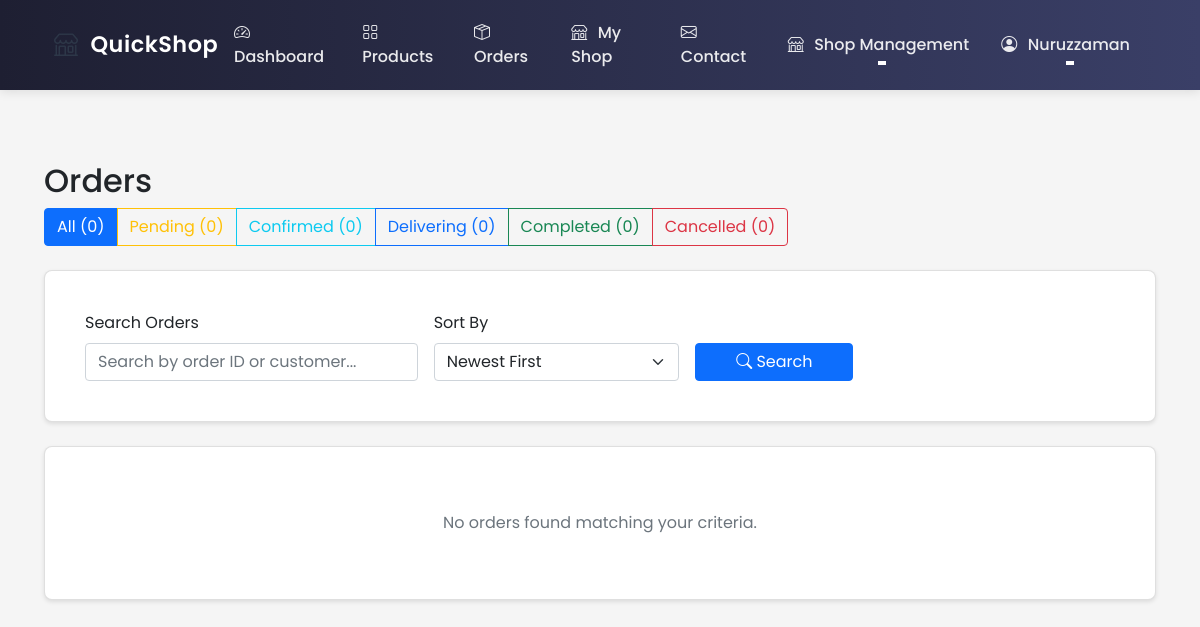
Page /shop/orders (signed in) on the earlier database version.
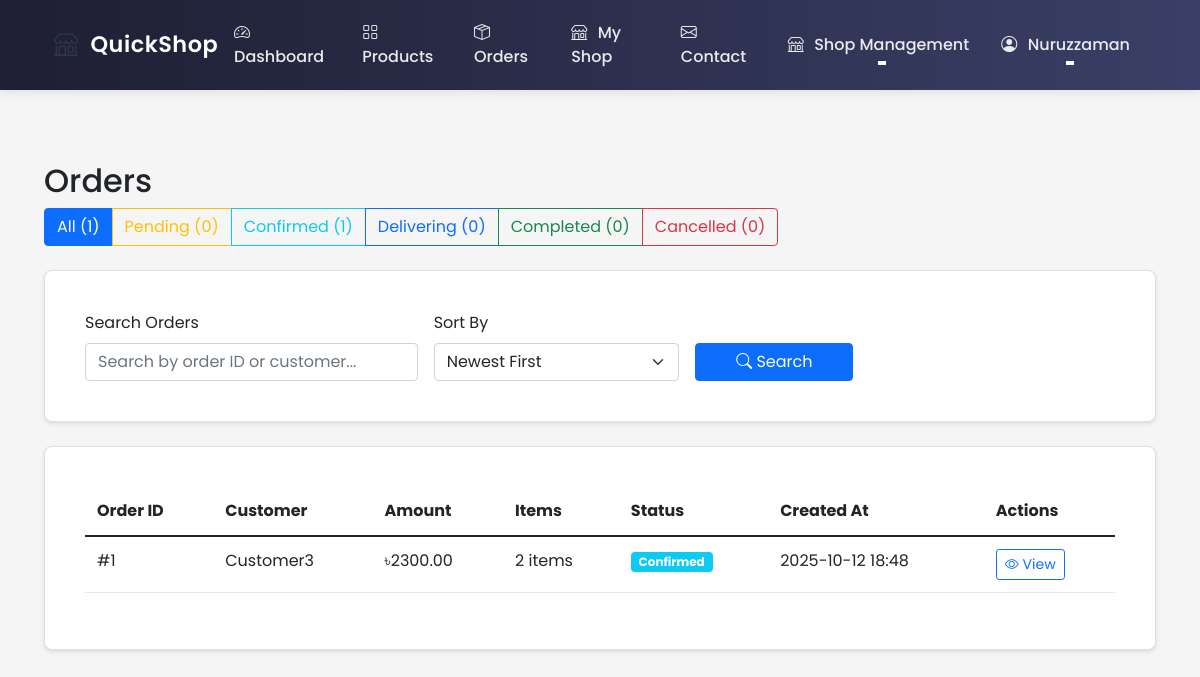
Same page on the later database version.
### ecommerce/models/order.py (models this page shows, shortened)
class Order(db.Model):
    id = db.Column(db.Integer, primary_key=True)
    customer_id = db.Column(db.Integer, db.ForeignKey('user.id'), nullable=False)
    shop_id = db.Column(db.Integer, db.ForeignKey('shop.id'), nullable=False)
    delivery_person_id = db.Column(db.Integer, db.ForeignKey('user.id'))
    status = db.Column(db.String(20), nullable=False, default='pending')
    total_amount = db.Column(db.Float, nullable=False, default=0.0)
    delivery_fee = db.Column(db.Float, nullable=False, default=5.0)  # Default delivery fee
    delivery_address = db.Column(db.String(200), nullable=True)  # Made nullable
    delivery_lat = db.Column(db.Float, nullable=True)  # Made nullable for consistency
    delivery_lng = db.Column(db.Float, nullable=True)  # Made nullable for consistency
    created_at = db.Column(db.DateTime, default=datetime.utcnow)
    updated_at = db.Column(db.DateTime, default=datetime.utcnow, onupdate=datetime.utcnow)
    estimated_delivery_time = db.Column(db.DateTime)
    special_instructions = db.Column(db.Text)
    payment_method = db.Column(db.String(20), nullable=False, default='cod')  # cod, bkash, nagad, card
    payment_status = db.Column(db.String(20), nullable=False, default='pending')  # pending, paid, failed
    payment_details = db.Column(db.JSON)  # Store payment method specific details
    payment_transaction_id = db.Column(db.String(100))  # For online payments
    items = db.relationship('OrderItem', backref='order', lazy=True, cascade='all, delete-orphan')
    customer = db.relationship('User', foreign_keys=[customer_id])
    delivery_person = db.relationship('User', foreign_keys=[delivery_person_id], backref='delivery_orders')
    shop = db.relationship('Shop', foreign_keys=[shop_id], backref='orders')

### ecommerce/models/user.py (models this page shows, shortened)
class User(UserMixin, db.Model):
    id = db.Column(db.Integer, primary_key=True)
    username = db.Column(db.String(80), unique=True, nullable=False)
    email = db.Column(db.String(120), unique=True, nullable=False)
    password_hash = db.Column(db.String(128))
    role = db.Column(db.String(20), nullable=False, default='user')  # user, shop_owner, delivery, admin
    phone = db.Column(db.String(20))  # Added phone number field
    location_lat = db.Column(db.Float)
    location_lng = db.Column(db.Float)
    address = db.Column(db.String(200))
    created_at = db.Column(db.DateTime, default=datetime.utcnow)
    updated_at = db.Column(db.DateTime, default=datetime.utcnow, onupdate=datetime.utcnow)
    is_active = db.Column(db.Boolean, default=True)
    email_notifications = db.Column(db.Boolean, default=True)
    orders = db.relationship('Order', lazy=True, foreign_keys='Order.customer_id')
    shop = db.relationship('Shop', backref='owner', lazy=True, uselist=False)
    deliveries = db.relationship('Order', backref='assigned_delivery_person', lazy=True,
                               foreign_keys='Order.delivery_person_id')
    @property
    def is_shop_owner(self):
        return self.role == 'shop_owner'

### ecommerce/routes/shop.py (the view, shortened to what this page needs)
@shop_bp.route('/orders')
@login_required
@shop_owner_required
def orders():
    shop = current_user.shop
    if not shop:
        return redirect(url_for('shop.create'))
    search_query = request.args.get('q', '').strip()
    status = request.args.get('status', '').strip()
    sort = request.args.get('sort', 'newest')
    page = request.args.get('page', 1, type=int)
    per_page = 10  # Number of orders per page
    query = Order.query.filter_by(shop_id=shop.id)
    if status:
        query = query.filter(Order.status == status)
    if sort == 'oldest':
        query = query.order_by(Order.created_at.asc())
    elif sort == 'highest':
        query = query.order_by(Order.total_amount.desc())
    elif sort == 'lowest':
        query = query.order_by(Order.total_amount.asc())
    else:  # newest
        query = query.order_by(Order.created_at.desc())
    pagination = query.paginate(page=page, per_page=per_page, error_out=False)
    orders = pagination.items
    status_counts = {
        'all': query.count(),
        'pending': query.filter(Order.status == 'pending').count(),
        'confirmed': query.filter(Order.status == 'confirmed').count(),
        'delivering': query.filter(Order.status == 'delivering').count(),
        'completed': query.filter(Order.status == 'completed').count(),
        'cancelled': query.filter(Order.status == 'cancelled').count()
    }
    return render_template('shop/orders.html',
                         orders=orders,
                         pagination=pagination,
                         status_counts=status_counts,
                         current_status=status,
                         current_sort=sort,
                         search_query=search_query)

### ecommerce/routes/shop.py (called while the page is built)
def shop_owner_required(f):
    @wraps(f)
    def decorated_function(*args, **kwargs):
        if not current_user.is_authenticated or not current_user.is_shop_owner:
            flash('Access denied. Shop owner privileges required.', 'error')
            return redirect(url_for('main.index'))
        return f(*args, **kwargs)
    return decorated_function

### ecommerce/templates/shop/orders.html (shortened to what the changed rows need)
{% extends "base.html" %}
{% block content %}
<div class="container mt-4">
    <h2>Orders</h2>
    <div class="mb-4">
        <div class="btn-group">
            <a href="{{ url_for('shop.orders') }}"
               class="btn {{ 'btn-primary' if not current_status else 'btn-outline-primary' }}">
                All ({{ status_counts['all'] }})
            </a>
            <a href="{{ url_for('shop.orders', status='pending', q=search_query, sort=current_sort) }}"
               class="btn {{ 'btn-warning' if current_status == 'pending' else 'btn-outline-warning' }}">
                Pending ({{ status_counts['pending'] }})
            </a>
            <a href="{{ url_for('shop.orders', status='confirmed', q=search_query, sort=current_sort) }}"
               class="btn {{ 'btn-info' if current_status == 'confirmed' else 'btn-outline-info' }}">
                Confirmed ({{ status_counts['confirmed'] }})
            </a>
            <a href="{{ url_for('shop.orders', status='delivering', q=search_query, sort=current_sort) }}"
               class="btn {{ 'btn-primary' if current_status == 'delivering' else 'btn-outline-primary' }}">
                Delivering ({{ status_counts['delivering'] }})
            </a>
            <a href="{{ url_for('shop.orders', status='completed', q=search_query, sort=current_sort) }}"
               class="btn {{ 'btn-success' if current_status == 'completed' else 'btn-outline-success' }}">
                Completed ({{ status_counts['completed'] }})
            </a>
            <a href="{{ url_for('shop.orders', status='cancelled', q=search_query, sort=current_sort) }}"
               class="btn {{ 'btn-danger' if current_status == 'cancelled' else 'btn-outline-danger' }}">
                Cancelled ({{ status_counts['cancelled'] }})
            </a>
        </div>
    </div>
    <div class="card">
        <div class="card-body">
            {% if orders %}
                <div class="table-responsive">
                    <table class="table">
                        <thead>
                            <tr>
                                <th>Order ID</th>
                                <th>Customer</th>
                                <th>Amount</th>
                                <th>Items</th>
                                <th>Status</th>
                                <th>Created At</th>
                                <th>Actions</th>
                            </tr>
                        </thead>
                        <tbody>
                            {% for order in orders %}
                                <tr>
                                    <td>#{{ order.id }}</td>
                                    <td>{{ order.customer.username }}</td>
                                    <td>৳{{ "%.2f"|format(order.total_amount) }}</td>
                                    <td>{{ order.items|length }} items</td>
                                    <td>
                                        <span class="badge bg-{{ {
                                            'pending': 'warning',
                                            'confirmed': 'info',
                                            'delivering': 'primary',
                                            'completed': 'success',
                                            'cancelled': 'danger'
                                        }[order.status] }}">
                                            {{ order.status|title }}
                                        </span>
                                    </td>
                                    <td>{{ order.created_at.strftime('%Y-%m-%d %H:%M') }}</td>
                                    <td>
                                        <div class="btn-group">
                                            <a href="{{ url_for('shop.order_details', order_id=order.id) }}"
                                               class="btn btn-sm btn-outline-primary">
                                                <i class="bi bi-eye"></i> View
                                            </a>
                                        </div>
                                    </td>
                                </tr>
                            {% endfor %}
                        </tbody>
                    </table>
                </div>
            {% else %}
                <div class="text-center py-4">
                    <p class="text-muted mb-0">No orders found matching your criteria.</p>
                </div>
            {% endif %}
        </div>
    </div>
</div>
{% endblock %}

Differences in the rows shown:
added Order: id "1", customer.username "Customer3", total_amount "2300.00", items|length "2", status "Confirmed", created_at "2025-10-12 18:48"
Other differences:
{{ status_counts['all'] }}: "0" → "1"
{{ status_counts['confirmed'] }}: "0" → "1"
text no longer shown: "No orders found matching your criteria."
text now shown: "Order ID Customer Amount Items Status Created At Actions"
